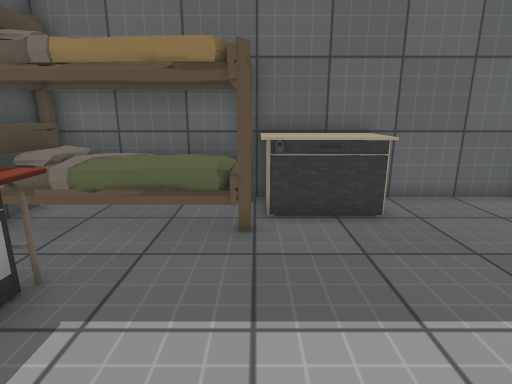
[1] (above)

12 first-person views from a walk through a Unity game level. The camera is 1.2 m above the floor, tilts 14° down and sees 80° across. The floor is counted in squares, 0.5 m on a side. Each view is taken from the middle of a square. On the plan, view 1 faces up. The plan holds only what a view shows up to about 19 squares ahead; the rest is blank. The player character is not drawn. Some surface patterns are stand-ins.

[2]
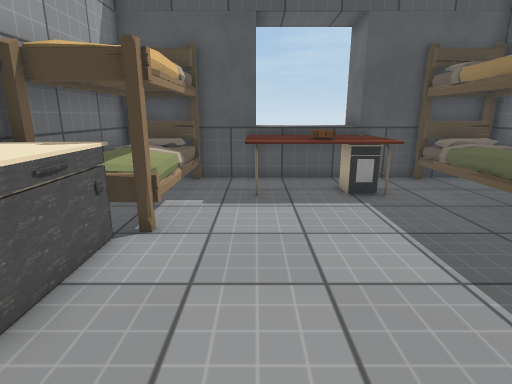

[3]
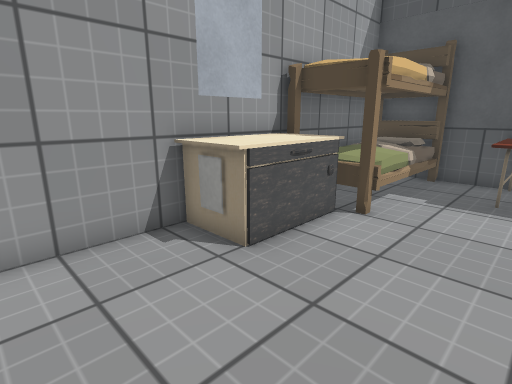

[4]
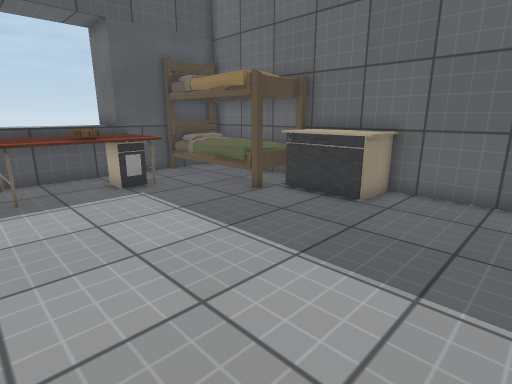

[5]
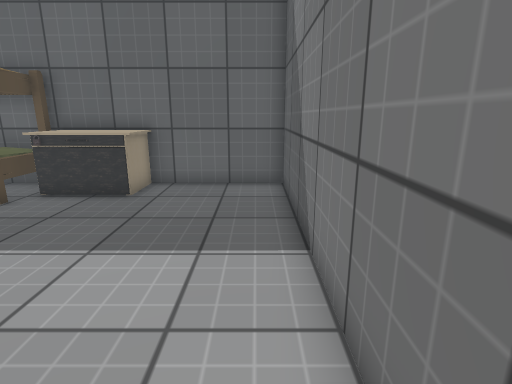

[6]
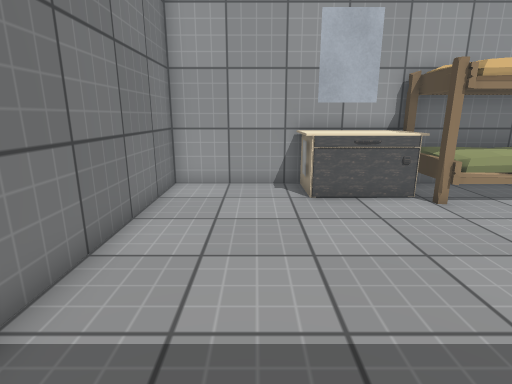

[7]
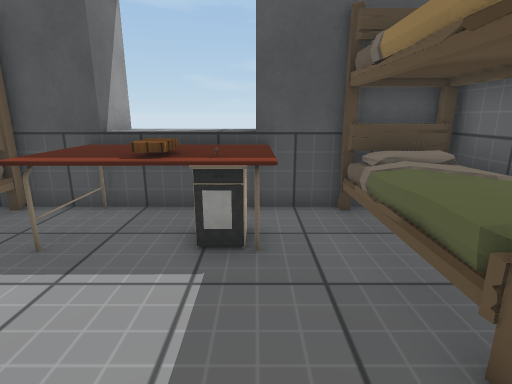

[8]
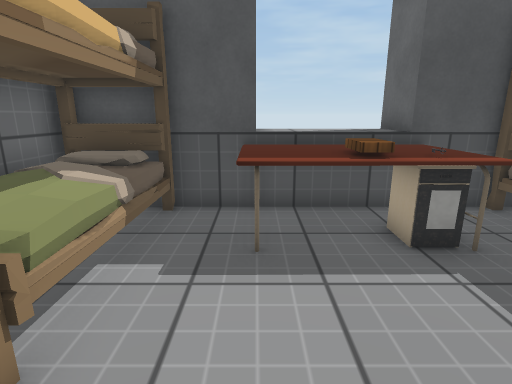

[9]
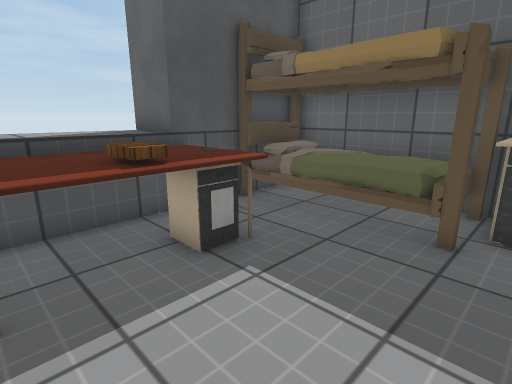

[10]
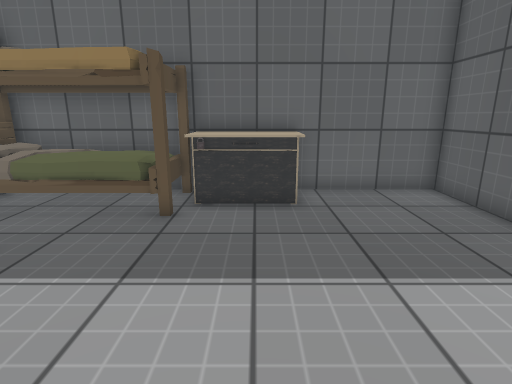

[11]
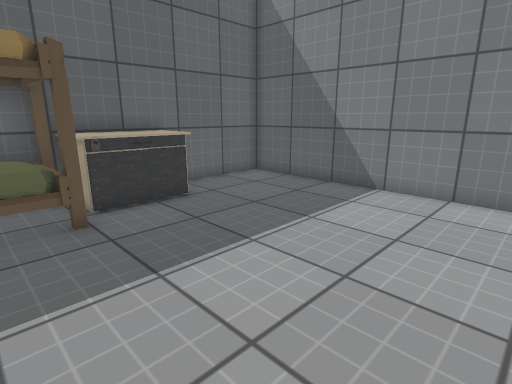

[12]
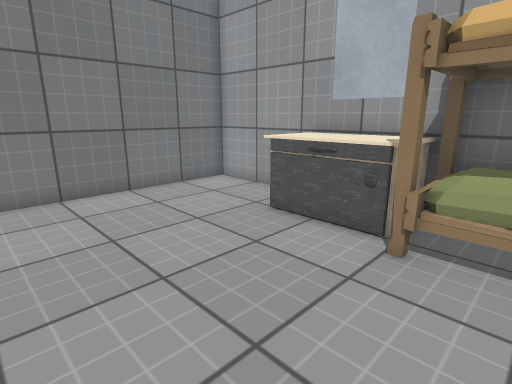

### Floor plan
Key: @ floor where view 1 was taken; # wall or solid block; . floor; ^ raised ledge; B bed; R drawers; E desk; O other object.
Columns run from 8 left of view 1 to 8 right of it. Each row starts with its distance up from view 1.
  9   ###############
  8   #BBBBBRRRR....#
  7   #BBBBBRRRR....#
  6   #BBBBBB.......#
  5   #.............#
  4 ###.RR..........#
  3 ^^^.OR..........#
  2 ^^E.EE..........#
  1 ^^E.............#
  0 ###.....@.......#
 -1   #.............#
 -2   #BBBBBB.......#
 -3   #BBBBBRRRRR...#
 -4   #BBBBBRRRRR...#
 -5   ###############

Positions as (right, up) in squares from view 1, and headings:
1: (0, 0), facing up
2: (6, 0), facing left
3: (7, 1), facing down-left
4: (7, -1), facing up-left
5: (7, -2), facing up
6: (5, 6), facing down
7: (2, 4), facing left
8: (2, 0), facing left
9: (1, 0), facing up-left
10: (2, -1), facing up
11: (-2, -1), facing up-right
12: (-2, 3), facing down-right
